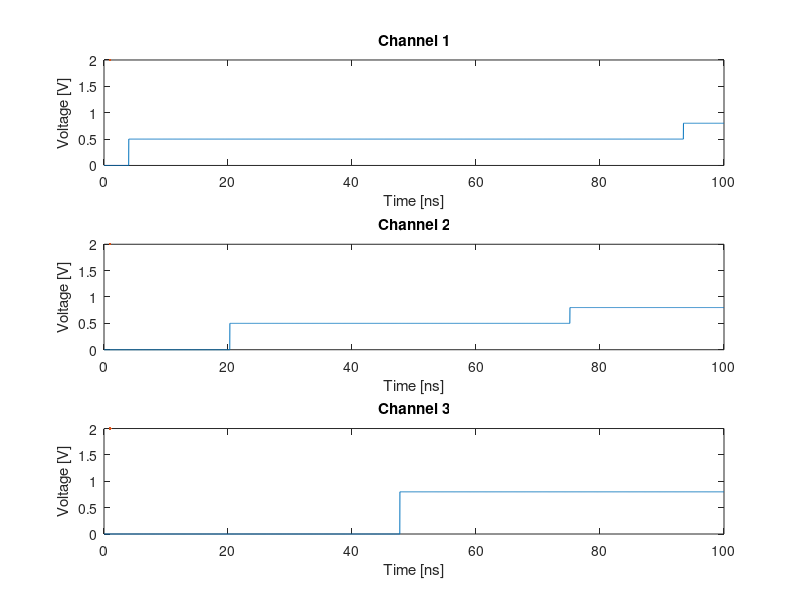

The MATLAB source for this figure: (Note: this script raises an error after producing the figure.)
% Constants
t = linspace(0, 100, 5000); % Time in Nano Seconds
td_BNC12 = 18.288;          % Time Delays of going through once
td_BNC18 = 27.432;
ZL = 200;
ZO = 50;
if (ZL == inf), gamma=1; else, gamma = (ZL - ZO) / (ZL + ZO); end

% Voltage Step
v = @(t, td_start, td_end) 0.5*(t >= 2 + td_start) + gamma*0.5*(t >= 2 + td_end);

% Plotting
subplot(3,1,1)
plot(t, v(t, 2, 2*(td_BNC12 + td_BNC18)), lineWidth=2)
title("Channel 1")
xlabel("Time [ns]")
ylabel("Voltage [V]")

subplot(3,1,2)
plot(t, v(t, td_BNC12, td_BNC12+2*td_BNC18), lineWidth=2)
title("Channel 2")
xlabel("Time [ns]")
ylabel("Voltage [V]")

subplot(3,1,3)
plot(t, v(t, td_BNC12+td_BNC18, td_BNC12+td_BNC18), lineWidth=2)
title("Channel 3")
xlabel("Time [ns]")
ylabel("Voltage [V]")
sgtitle("Channel Voltages with Load of " + ZL + "\Omega", 'FontWeight', "Bold")
